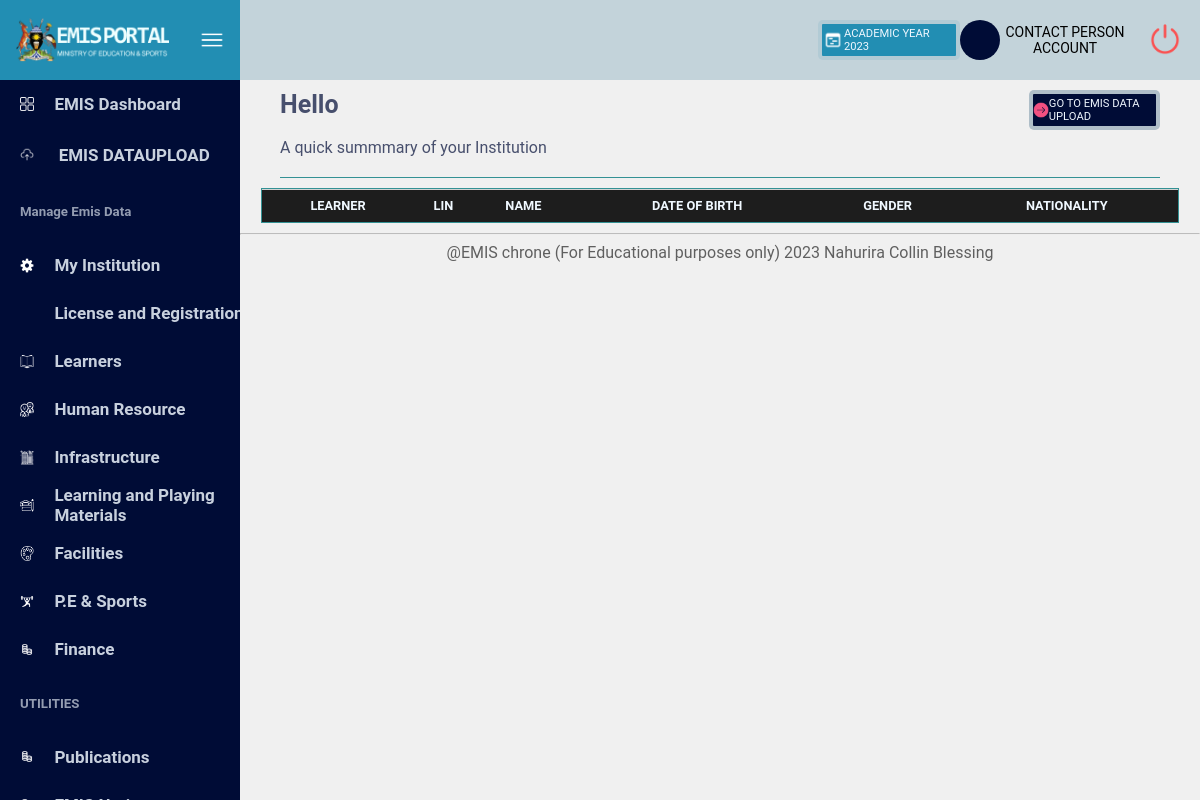
Page /learners/ (signed in) on the earlier database version.
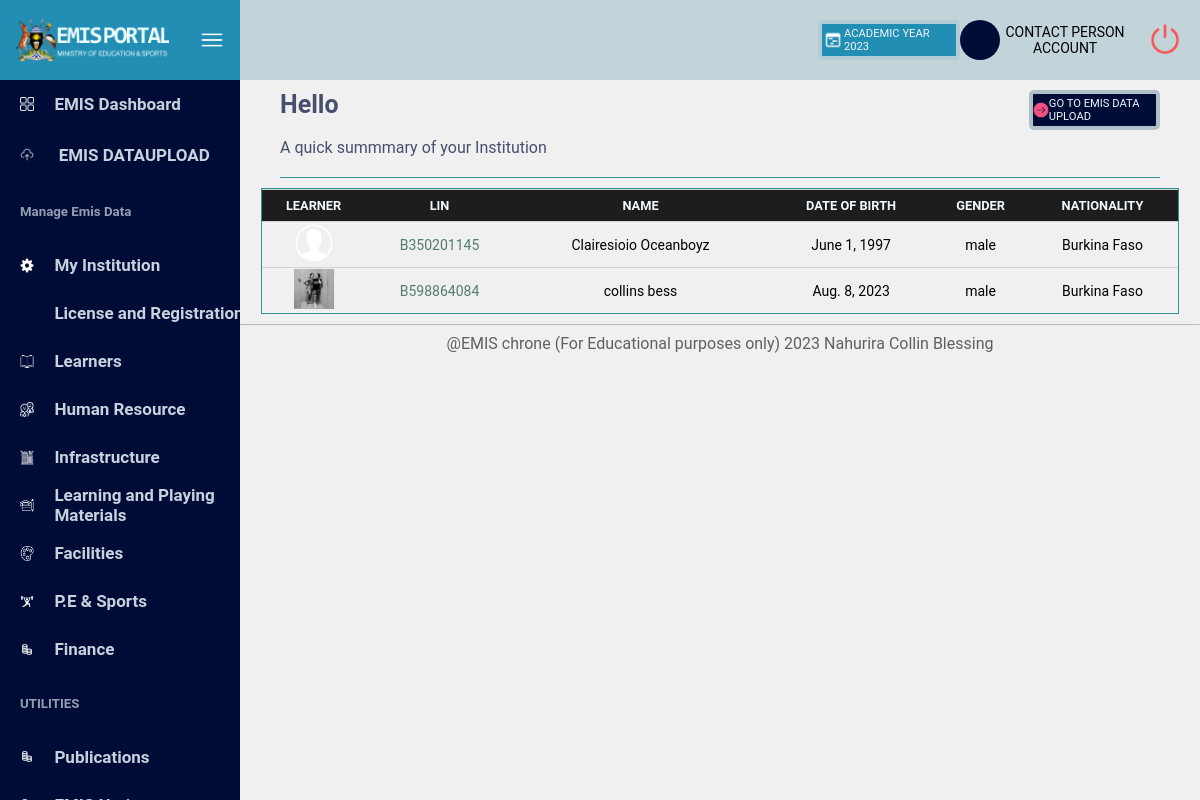
Same page on the later database version.
### dataupload/models.py (models this page shows, shortened)
class Learners(models.Model):
    GENDER_CHOICES = [
        ("male", "Male"),
        ("female", "Female"),
    ]
    YES_NO_CHOICES = [
        ("yes", "Yes"),
        ("no", "No"),
    ]
    NIN_CHOICES = [
        ("yes", "Yes"),
        ("no", "No"),
    ]
    REFUGEE_CHOICES = [
        ("yes", "Yes"),
        ("no", "No"),
    ]
    user = models.ForeignKey(
        get_user_model(), on_delete=models.CASCADE, default="", null=True
    )
    LIN = models.CharField(max_length=11, null=True, auto_created=True,unique=True)
    firstName = models.CharField(max_length=100)
    sirname = models.CharField(max_length=100)
    otherNames = models.CharField(max_length=100, blank=True)
    dateOfBirth = models.DateField()
    gender = models.CharField(max_length=10, choices=GENDER_CHOICES)
    isOrphan = models.CharField(max_length=3, choices=YES_NO_CHOICES)
    districtOfBirth = models.CharField(max_length=100)
    is_refugee = models.CharField(max_length=3, choices=REFUGEE_CHOICES)
    nationality = models.CharField(max_length=100)
    photo = models.ImageField(upload_to="learners/", blank=True)

### learners/views.py (the view)
# urls.py: path("", learners_view, name="learners"),
def learners_view(request):
    user_id = request.user.id
    learnerFetch = Learners.objects.filter(user=user_id)
    learnes_with_age = []
    context = {
        "learnerFetch": learnerFetch,
    }
    return render(request, "learners.html", context)

### learners/templates/learners.html (shortened to what this page needs)
{% extends 'main.html' %} {% load static %}
    {% block content %}
    <div class="recentlyAddedLearners">
      <table>
        <thead>
          <tr>
            <th scope="col">LEARNER</th>
            <th scope="col">LIN</th>
            <th scope="col">NAME</th>
            <th scope="col">DATE OF BIRTH</th>
            <th scope="col">GENDER</th>
            <th scope="col">NATIONALITY</th>
          </tr>
        </thead>
        <tbody>
          {% for learner in learnerFetch %}
          <tr style="back ground-color: #b4e1f31e;font-size: 14px;height: 4vh;">
            {% if learner.photo %}
            <td><img src="{{learner.photo.url}}" width="40" /></td>
            {% else %}
            <td>
              <img
                src="{% static 'images/icons8-person-50.png' %}"
                width="40"
              />
            </td>
            {% endif %}
            <td style="color: #00412ba8">{{learner.LIN}}</td>
            <td>
              {{learner.firstName}} {{learner.sirname}} {{learner.otherNames}}
            </td>
            <td>{{learner.dateOfBirth}}</td>
            <td>{{learner.gender}}</td>
            <td>{{learner.nationality}}</td>
          </tr>
          {% endfor %}
        </tbody>
      </table>
    </div>
    {% endblock %}

### templates/main.html (shortened to what this page needs)
{% load static %}
<!DOCTYPE html>
<html lang="en">
  <head>
    <link rel="stylesheet" href="{% static 'css/dashboard.css' %}" />
  </head>
  <body>
    <main>
      <div class="sidebarDiv">
        <div class="emislogo">
          <img src="{% static 'images/logo.png'%}" alt="" height="60%" />
          <img
            src="{% static 'images/icons8-menu-30.png'%}"
            alt=""
            height="30%"
          />
        </div>
        <div class="mainsidebarlist">
          <a href="/dashboard/">
            <div>
              <img
                src="{% static 'images/icons8-dashboard-32.png'%}"
                alt=""
                width="6%"
              />
              EMIS Dashboard
            </div>
          </a>
          <div class="sidebar">
            <ul>
              <li class="main-item" id="register">
                <img
                  src="{% static 'images/icons8-upload-to-cloud-64.png'%}"
                  alt=""
                  width="6%"
                />
                EMIS DATAUPLOAD
              </li>
            </ul>
          </div>
          <h5 class="mainsidebarlistHeadings">Manage Emis Data</h5>
          <a href="">
            <div>
              <img
                src="{% static 'images/icons8-settings-50.png'%}"
                alt=""
                width="6%"
              />
              My Institution
            </div>
          </a>
          <a href="{% url 'license' %}">
            <div>
              License and Registration
            </div>
          </a>
          <a href="{% url 'learners' %}">
            <div>
              <img
                src="{% static 'images/icons8-book-50.png'%}"
                alt=""
                width="6%"
              />
              Learners
            </div>
          </a>
          <a href="">
            <div>
              <img
                src="{% static 'images/icons8-human-91.png'%}"
                alt=""
                width="6%"
              />
              Human Resource
            </div>
          </a>
          <a href="">
            <div>
              <img
                src="{% static 'images/icons8-infrastructure-64.png'%}"
                alt=""
                width="6%"
              />
              Infrastructure
            </div>
          </a>
          <a href="">
            <div>
              <img
                src="{% static 'images/icons8-learning-50.png'%}"
                alt=""
                width="6%"
              />
              Learning and Playing Materials
            </div>
          </a>
          <a href="">
            <div>
              <img
                src="{% static 'images/icons8-paint-50.png'%}"
                alt=""
                width="6%"
              />
              Facilities
            </div>
          </a>
          <a href="">
            <div>
              <img
                src="{% static 'images/icons8-weightlifting-48.png'%}"
                alt=""
                width="6%"
              />
              P.E & Sports
            </div>
          </a>
          <a href="">
            <div>
              <img
                src="{% static 'images/icons8-stack-of-coins-48.png'%}"
                alt=""
                width="6%"
              />
              Finance
            </div>
          </a>
          <h5 class="mainsidebarlistHeadings">UTILITIES</h5>
          <a href="">
            <div>
              <img
                src="{% static 'images/icons8-stack-of-coins-48.png'%}"
                alt=""
                width="6%"
              />
              Publications
            </div>
          </a>
          <a href="">
            <div>
            </div>
          </a>
        </div>
      </div>
      <div class="mainBody">
        <div class="headerDiv">
          <div class="academicyear">
            <img
              src="{% static 'images/icons8-timeline-week-48.png'%}"
              height="70%"
              alt=""
            />
            ACADEMIC YEAR 2023
          </div>
          <div class="Useraccount" style="width: 25%">
            <div class="UseraccountDetailsInitials">
            </div>
            <div class="UseraccountDetails">
              <span style="color: black">Contact Person Account</span>
              <br />
            </div>
            <a href="{% url 'logout' %}">
              <div
                style="
                  /* background-color: rgb(172, 0, 0); */
                  padding: 10px;
                  color: rgb(251, 0, 0);
                  border: none;
                  border-radius: 5px;
                  font-size: 0.8em;
                  cursor: pointer;
                  display: flex;
                  flex-direction: row;
                  align-items: center;
                  margin: 5px;
                "
              >
                <img
                  src="{% static 'images/icons8-shutdown-48.png' %}"
                  alt=""
                  height="40"
                />
              </div>
            </a>
          </div>
        </div>
        <div class="mainBodyDiv">
          <div class="welcomeDiv">
            <div class="welcome">
              <span style="font-size: 25px; font-weight: bold"
                >Hello {{user_firstname}} {{user_lastname}}</span
              >
              <br /><br />
              A quick summmary of your Institution
            </div>
            <div class="academicyear" style="background-color: #000c36">
              <img
                src="{% static 'images/icons8-arrow-30.png' %}"
                height="50%"
                alt=""
              />
              <a href="{% url 'emisdataupload' %}"> GO TO EMIS DATA UPLOAD </a>
            </div>
          </div>
          <div>{% block content %}{% endblock %}</div>
        </div>
        <footer style="text-align: center; opacity: 0.6">
          <hr />
          @EMIS chrone (For Educational purposes only) 2023 Nahurira Collin
          Blessing
        </footer>
      </div>
    </main>
  </body>
</html>

### static/css/dashboard.css (style rules this page uses)
body { margin: 0; box-sizing: content-box; font-family: roboto; }
main { display: flex; width: 100%; height: 100vh; justify-content: space-around; flex-direction: row; }
a { text-decoration: none; color: inherit; }
.sidebarDiv { width: 20%; }
.emislogo { background-color: #228eb3; height: 10vh; width: 100%; display: flex; flex-direction: row; justify-content: space-around; align-items: center; }
.mainsidebarlist { background-color: #000c36; overflow-y: auto; overflow-x: hidden; height: 90vh; width: 100%; display: inline-flex; flex-direction: column; }
.mainsidebarlist a div { height: 6vh; }
.mainsidebarlist div { text-align: left; color: #f0f8ffd5; font-size: 17px; font-weight: bold; width: 100%; height: auto; display: flex; justify-content: flex-start; align-items: center; padding-left: 20px; }
.sidebar { display: inline; width: 100%; margin: 0; height: fit-content; padding: 0; }
.sidebar ul { width: 100%; list-style: none; padding-left: 0; }
.sidebar .main-item { padding: 0; }
.sidebar li { padding: 10px; cursor: pointer; }
.mainsidebarlist div img { padding-right: 20px; }
.mainsidebarlistHeadings { color: #f0f8ff9d; padding-left: 20px; }
.mainBody { background-color: #f0f0f0; width: 80%; height: 100vh; overflow-y: auto; }
.headerDiv { height: 10vh; align-items: center; display: flex; flex: row; justify-content: flex-end; background-color: #c3d3da; }
.academicyear { width: 14%; height: 4vh; font-size: 0.7em; font-weight: light; display: flex; color: #f0f8ff; align-items: center; justify-content: center; border-radius: 5px; border: 4px solid #c3d3dae5; background-color: #228eb3; }
.Useraccount { width: 50%; display: flex; align-items: center; justify-content: space-around; flex-direction: row; }
.UseraccountDetailsInitials { border: none; text-transform: uppercase; border-radius: 50%; width: fit-content; padding: 20px; color: #c3d3da; background-color: #000c36; }
.UseraccountDetails { text-transform: uppercase; font-family: inherit; font-size: 14px; text-align: center; }
.welcomeDiv { display: flex; justify-content: space-between; margin: 10px 40px; padding-bottom: 20px; border-bottom: 1px solid #339194; }
.welcome { text-align: start; opacity: 0.7; color: #000c36; }
.recentlyAddedLearners { width: 95.5%; border: 1px solid #339194; height: fit-content; margin: 10px auto; }
table { width: 100%; border: none; border-collapse: collapse; }
thead { color: aliceblue; font-size: 0.8em; background-color: rgb(29, 29, 29); border: none; height: 3vh; }
tr { border-top: 1px solid rgb(210, 210, 210); height: 4vh; text-align: center; }

Differences in the rows shown:
added Learners: LIN "B350201145", firstName "Clairesioio", sirname "Oceanboyz", dateOfBirth "June 1, 1997", gender "male", nationality "Burkina Faso"
added Learners: photo (picture), LIN "B598864084", firstName "collins", sirname "bess", dateOfBirth "Aug. 8, 2023", gender "male", nationality "Burkina Faso"
